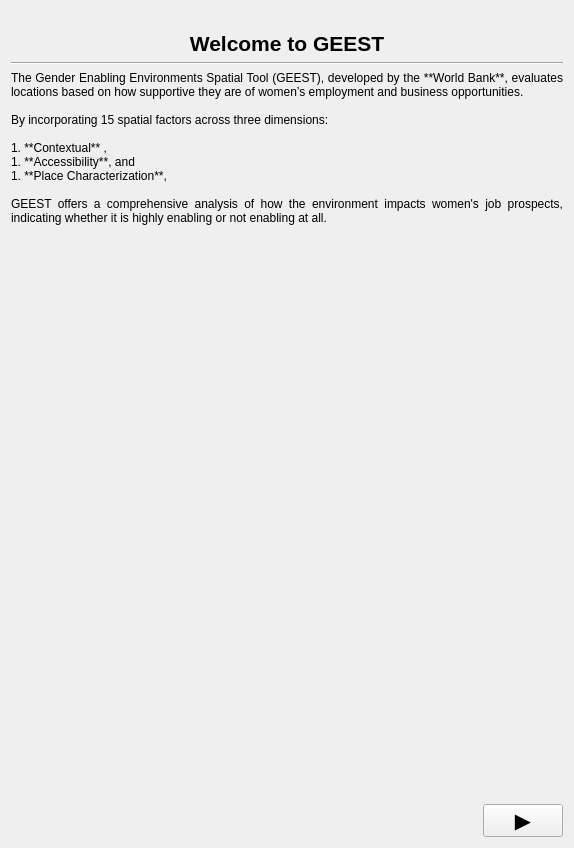
<?xml version="1.0" encoding="UTF-8"?>
<ui version="4.0">
 <class>SetupPanelBase</class>
 <widget class="QWidget" name="SetupPanelBase">
  <property name="geometry">
   <rect>
    <x>0</x>
    <y>0</y>
    <width>574</width>
    <height>848</height>
   </rect>
  </property>
  <property name="windowTitle">
   <string>Form</string>
  </property>
  <layout class="QGridLayout" name="gridLayout">
   <item row="0" column="0">
    <widget class="QLabel" name="banner_label">
     <property name="text">
      <string/>
     </property>
     <property name="pixmap">
      <pixmap>../resources/geest-banner.png</pixmap>
     </property>
     <property name="scaledContents">
      <bool>true</bool>
     </property>
    </widget>
   </item>
   <item row="2" column="0">
    <widget class="Line" name="line">
     <property name="orientation">
      <enum>Qt::Horizontal</enum>
     </property>
    </widget>
   </item>
   <item row="5" column="0">
    <layout class="QHBoxLayout" name="horizontalLayout">
     <item>
      <spacer name="horizontalSpacer">
       <property name="orientation">
        <enum>Qt::Horizontal</enum>
       </property>
       <property name="sizeHint" stdset="0">
        <size>
         <width>40</width>
         <height>20</height>
        </size>
       </property>
      </spacer>
     </item>
     <item>
      <widget class="QPushButton" name="next_button">
       <property name="sizePolicy">
        <sizepolicy hsizetype="Minimum" vsizetype="Minimum">
         <horstretch>0</horstretch>
         <verstretch>0</verstretch>
        </sizepolicy>
       </property>
       <property name="minimumSize">
        <size>
         <width>0</width>
         <height>0</height>
        </size>
       </property>
       <property name="font">
        <font>
         <pointsize>16</pointsize>
        </font>
       </property>
       <property name="text">
        <string>▶️</string>
       </property>
      </widget>
     </item>
    </layout>
   </item>
   <item row="1" column="0">
    <widget class="QLabel" name="label_2">
     <property name="text">
      <string>&lt;html&gt;&lt;head/&gt;&lt;body&gt;&lt;p align=&quot;center&quot;&gt;&lt;span style=&quot; font-size:16pt; font-weight:600;&quot;&gt;Welcome to GEEST&lt;/span&gt;&lt;/p&gt;&lt;/body&gt;&lt;/html&gt;</string>
     </property>
     <property name="textFormat">
      <enum>Qt::RichText</enum>
     </property>
     <property name="alignment">
      <set>Qt::AlignCenter</set>
     </property>
     <property name="wordWrap">
      <bool>true</bool>
     </property>
    </widget>
   </item>
   <item row="3" column="0">
    <widget class="QScrollArea" name="scrollArea">
     <property name="frameShape">
      <enum>QFrame::NoFrame</enum>
     </property>
     <property name="widgetResizable">
      <bool>true</bool>
     </property>
     <widget class="QWidget" name="scrollAreaWidgetContents">
      <property name="geometry">
       <rect>
        <x>0</x>
        <y>0</y>
        <width>556</width>
        <height>655</height>
       </rect>
      </property>
      <layout class="QGridLayout" name="gridLayout_2">
       <property name="leftMargin">
        <number>0</number>
       </property>
       <property name="topMargin">
        <number>0</number>
       </property>
       <property name="rightMargin">
        <number>0</number>
       </property>
       <property name="bottomMargin">
        <number>0</number>
       </property>
       <item row="0" column="0">
        <widget class="QLabel" name="intro_label">
         <property name="styleSheet">
          <string notr="true"/>
         </property>
         <property name="text">
          <string>The Gender Enabling Environments Spatial Tool (GEEST), developed by the **World Bank**, evaluates locations based on how supportive they are of women’s employment and business opportunities. 

By incorporating 15 spatial factors across three dimensions: 

1. **Contextual** , 
1. **Accessibility**, and 
1. **Place Characterization**, 

GEEST offers a comprehensive analysis of how the environment impacts women's job prospects, indicating whether it is highly enabling or not enabling at all.</string>
         </property>
         <property name="textFormat">
          <enum>Qt::MarkdownText</enum>
         </property>
         <property name="alignment">
          <set>Qt::AlignJustify|Qt::AlignTop</set>
         </property>
         <property name="wordWrap">
          <bool>true</bool>
         </property>
        </widget>
       </item>
      </layout>
     </widget>
    </widget>
   </item>
  </layout>
 </widget>
 <resources/>
 <connections/>
</ui>
